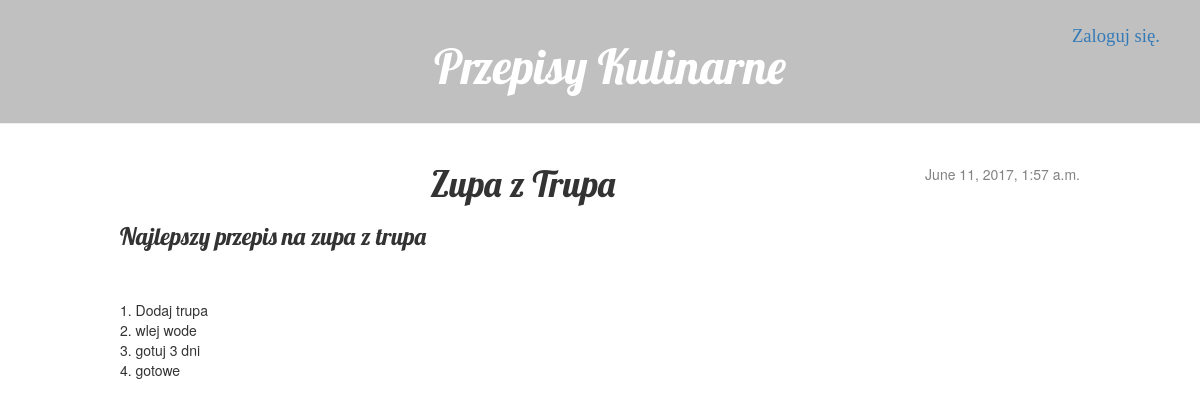
The app's page /post/4/ with its own data.
### homework/models.py (models this page shows, shortened)
class Post(models.Model):
    author = models.ForeignKey('auth.User')
    title = models.CharField(max_length=100)
    desc = models.TextField(max_length=200)
    text = models.TextField()
    published_date = models.DateTimeField(
            default=timezone.now)

### homework/views.py (the view)
# urls.py: url(r'^post/(?P<pk>[0-9]+)/$', views.post_detail, name='post_detail'),
def post_detail(request, pk):
    post = get_object_or_404(Post, pk=pk)
    return render(request, 'homework/post_detail.html', {'post': post})

### homework/templates/homework/post_detail.html (shortened to what this page needs)
{% extends 'homework/base.html' %}
{% block content %}
    <div class="post.detail">
        {% if post.published_date %}
            <div class="date">
                {{ post.published_date }}
            </div>
        {% endif %}
        <center><h1>{{ post.title }}</h1></center>
        <h3> {{ post.desc }} </h3> <br><br>
        <p>{{ post.text|linebreaksbr }}</p>
    </div>
{% endblock %}

### static/css/blog.css (style rules this page uses)
h1, h2, h3, h4 { font-family: 'Lobster', cursive; }
.date { float: right; color: #828282; }

### records on screen
Post: published_date "June 11, 2017, 1:57 a.m.", title "Zupa z Trupa", desc "Najlepszy przepis na zupa z trupa", text "1. Dodaj trupa 2. wlej wode 3. gotuj 3 dni 4. gotowe"
